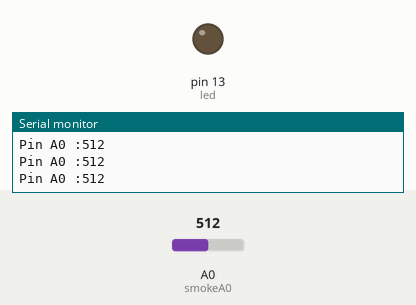
The sketch below on a simulated Arduino Uno, built with avr-gcc and run on an emulated ATmega328P. On the bench: output pins drawn as LEDs (lit = HIGH), the last lines printed to the serial monitor. The test bench sets the inputs (shaded band); at power-on: A0 (smokeA0) = 512.

Above: at 1.2 s.
1.3 s: A0 (smokeA0) set to 390
At 2.5 s:
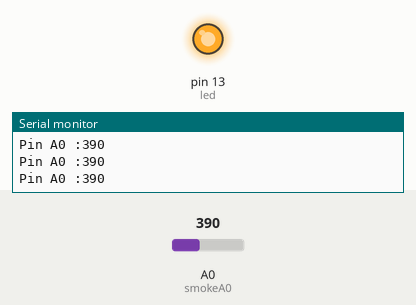
2.8 s: A0 (smokeA0) set to 410
At 4.0 s:
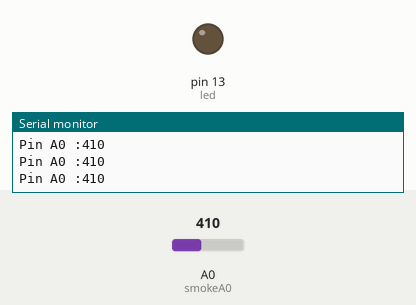
4.3 s: A0 (smokeA0) set to 306
At 5.3 s:
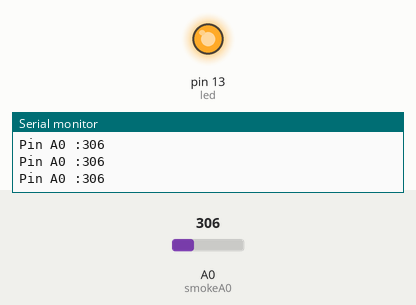
Timing chart, 0 to 7.3 s (numbered marks = the images above; inputs shaded):
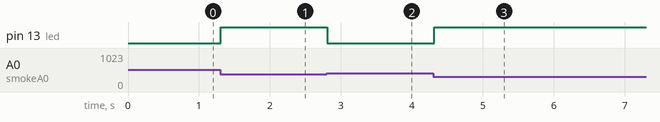

The sketch:

smokedetection.ino
```cpp
int led = 13;
int smokeA0 = A0;

int sensorThreshold = 400;

void setup() {
  // put your setup code here, to run once:

  pinMode(led, OUTPUT);
  pinMode(smokeA0, INPUT);
  Serial.begin(9600);

}

void loop() {
  // put your main code here, to run repeatedly:

  int analogSensor = analogRead(smokeA0);

  Serial.print("Pin A0 :");
  Serial.println(analogSensor);

  if(analogSensor > sensorThreshold)
  {
    digitalWrite(led, HIGH);
    digitalWrite(led, LOW);
  }
  else
  {
    digitalWrite(led, LOW);
    digitalWrite(led, HIGH);
  }
  delay(100);


}
```

Measured:
- after the input at 1.3 s, pin 13 (led): LOW → HIGH at once
- after the input at 2.8 s, pin 13 (led): HIGH → LOW at once
- after the input at 4.3 s, pin 13 (led): LOW → HIGH at once
